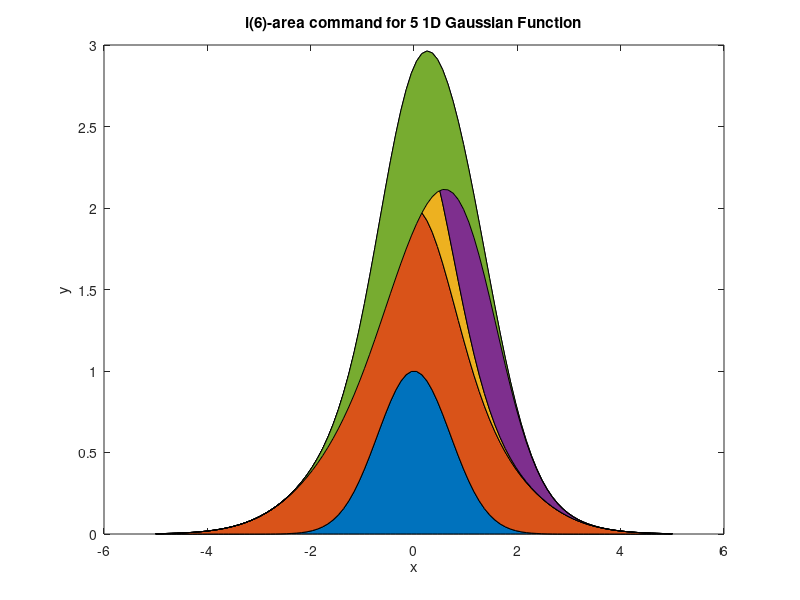

This figure's MATLAB source:
lambd=[1,1,0.5,1,-1];
sigma=[1,0.25,1,1,1];
mux=[0,0,0,1,0];
x=linspace(-5,5,100);
y=lambd(1)*exp(-sigma(1)*(x-mux(1)).*(x-mux(1)));
y(2,:)=lambd(2)*exp(-sigma(2)*(x-mux(2)).*(x-mux(2)));
y(3,:)=lambd(3)*exp(-sigma(3)*(x-mux(3)).*(x-mux(3)));
y(4,:)=lambd(4)*exp(-sigma(4)*(x-mux(4)).*(x-mux(4)));
y(5,:)=lambd(5)*exp(-sigma(5)*(x-mux(5)).*(x-mux(5)));

area(x,y(1,:))
xlabel('x')
ylabel('y')
title('i(1)-1D Gaussian Function:  lambd=1, sigma=1, mux=0')
area(x,y(2,:))
xlabel('x')
ylabel('y')
title('i(2)-1D Gaussian Function:  lambd=1, sigma=0.25, mux=0')
area(x,y(3,:))
xlabel('x')
ylabel('y')
title('i(3)-1D Gaussian Function:  lambd=0.5, sigma=1, mux=0')
area(x,y(4,:))
xlabel('x')
ylabel('y')
title('i(4)-1D Gaussian Function: lambd=1, sigma=1, ux=1')
area(x,y(5,:))
xlabel('x')
ylabel('y')
title('i(5)-1D Gaussian Function: lambd=-1, sigma=1, ux=0')
area(x,y')
xlabel('x')
ylabel('y')
title('i(6)-area command for 5 1D Gaussian Function')